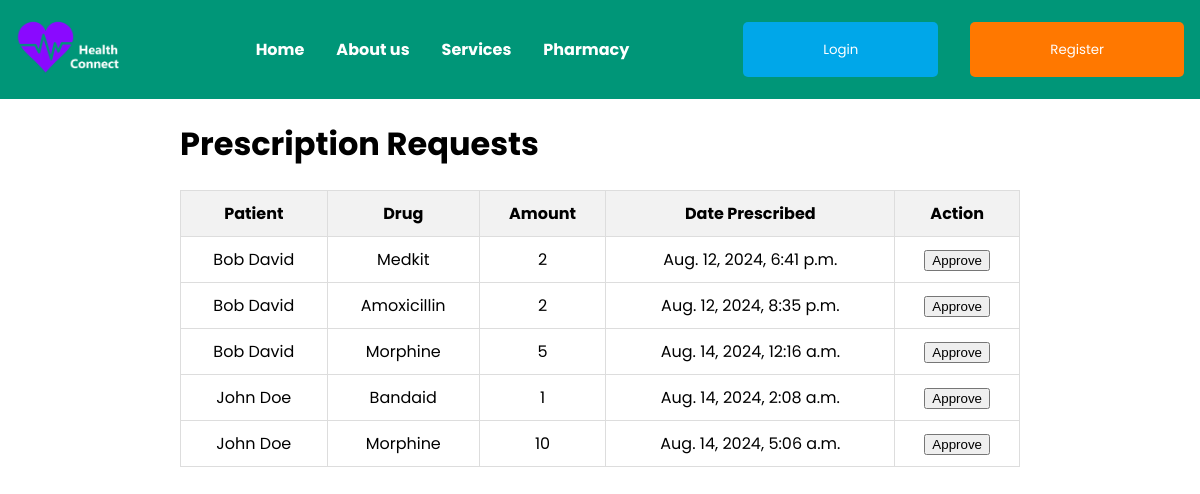
/pharmacists/prescriptions/, run on the app's committed database.
### apps/pharmacists/models.py (models this page shows, shortened)
class Prescription(models.Model):
    doctor = models.ForeignKey(Doctor, on_delete=models.CASCADE)
    patient = models.ForeignKey(Patient, on_delete=models.CASCADE)
    drug = models.ForeignKey(Drug, on_delete=models.CASCADE)
    amount = models.PositiveIntegerField()
    date_prescribed = models.DateTimeField(auto_now_add=True)
    is_approved = models.BooleanField(default=False)
    filled = models.BooleanField(default=False)
    last_filled = models.DateTimeField(null=True, blank=True)

class Drug(models.Model):
    name = models.CharField(max_length=255)
    description = models.TextField(blank=True, null=True)

### apps/patients/models.py (models this page shows, shortened)
class Patient(models.Model):
    user = models.OneToOneField(CustomUser, on_delete=models.CASCADE, primary_key=True)
    medical_history = models.ManyToManyField('MedicalRecord', blank=True, related_name='patients')
    primary_doctor = models.ForeignKey(Doctor, on_delete=models.SET_NULL, null=True, related_name='patients')
    prescriptions = models.ManyToManyField('pharmacists.Prescription', blank=True, related_name='patients')
    @property
    def full_name(self):
        return self.user.get_full_name()

### apps/accounts/models.py (models this page shows)
class CustomUser(AbstractUser):
    role = models.CharField(max_length=20)
    birthdate = models.DateField(null=True, blank=True)

### apps/pharmacists/views.py (the view)
# urls.py: path('prescriptions/', views.review_prescriptions, name='review_prescriptions'),
def review_prescriptions(request):
    prescriptions = Prescription.objects.filter(is_approved=False)
    if request.method == 'POST':
        prescription_id = request.POST.get('prescription_id')
        prescription = Prescription.objects.get(id=prescription_id)
        prescription.is_approved = True
        prescription.save()
        return redirect('review_prescriptions')
    return render(request, 'review_prescriptions.html', {'prescriptions': prescriptions})

### apps/pharmacists/templates/review_prescriptions.html (shortened to what this page needs)
{% extends 'layout.html' %}
{% block content %}
<h1>Prescription Requests</h1>
<table>
    <thead>
        <tr>
            <th>Patient</th>
            <th>Drug</th>
            <th>Amount</th>
            <th>Date Prescribed</th>
            <th>Action</th>
        </tr>
    </thead>
    <tbody>
        {% for prescription in prescriptions %}
        <tr>
            <td>{{ prescription.patient.full_name }}</td>
            <td>{{ prescription.drug.name }}</td>
            <td>{{ prescription.amount }}</td>
            <td>{{ prescription.date_prescribed }}</td>
            <td>
                <form method="POST">
                    <button type="submit">Approve</button>
                </form>
            </td>
        </tr>
        {% empty %}
        <tr>
            <td colspan="5">No unapproved prescriptions found.</td>
        </tr>
        {% endfor %}
    </tbody>
</table>
{% endblock %}

### static/css/styles.css (style rules this page uses)
body { font-family: 'Poppins', sans-serif; margin: 0; padding: 0; }

### templates/layout.html (style rules this page uses)
table { width: 100%; border-collapse: collapse; }
th, td { padding: 10px; text-align: center; border: 1px solid #ddd; }
th { background-color: #f2f2f2; }

### data on the page
Prescription: patient.full_name "Bob David", drug.name "Medkit", amount "2", date_prescribed "Aug. 12, 2024, 6:41 p.m."
Prescription: patient.full_name "Bob David", drug.name "Amoxicillin", amount "2", date_prescribed "Aug. 12, 2024, 8:35 p.m."
Prescription: patient.full_name "Bob David", drug.name "Morphine", amount "5", date_prescribed "Aug. 14, 2024, 12:16 a.m."
Prescription: patient.full_name "John Doe", drug.name "Bandaid", amount "1", date_prescribed "Aug. 14, 2024, 2:08 a.m."
Prescription: patient.full_name "John Doe", drug.name "Morphine", amount "10", date_prescribed "Aug. 14, 2024, 5:06 a.m."
